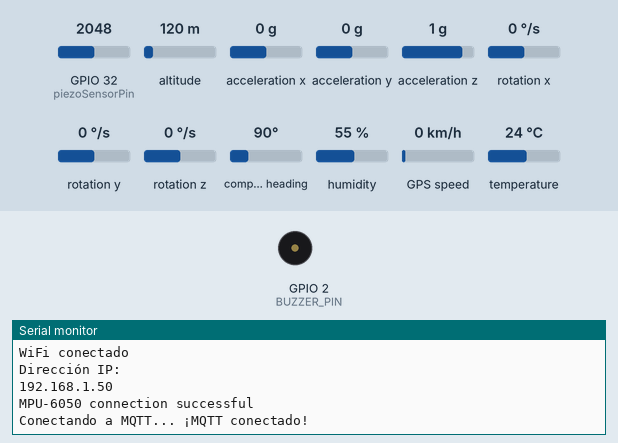
Simulated run of this sketch. Board: ESP32. Parts: buzzer (waves = sounding, pin HIGH), the last lines printed to the serial monitor. The inputs (shaded band) are chosen by the test bench; at power-on: acceleration z 1 g, acceleration x 0 g, GPIO 32 (piezoSensorPin) = 2048, altitude 120 m, acceleration y 0 g, rotation x 0 °/s, rotation y 0 °/s, rotation z 0 °/s, compass heading 90°, humidity 55 %, GPS speed 0 km/h, temperature 24 °C. WiFi joins after 1.5 s; servers stay silent unless stated; the GPS gets a fix after 3 s at 37.7749, -122.4194 with 8 satellites; no MQTT or app messages arrive unless stated.

Above: at 4.7 s.
4.8 s: acceleration z set to 0 g
At 14.0 s:
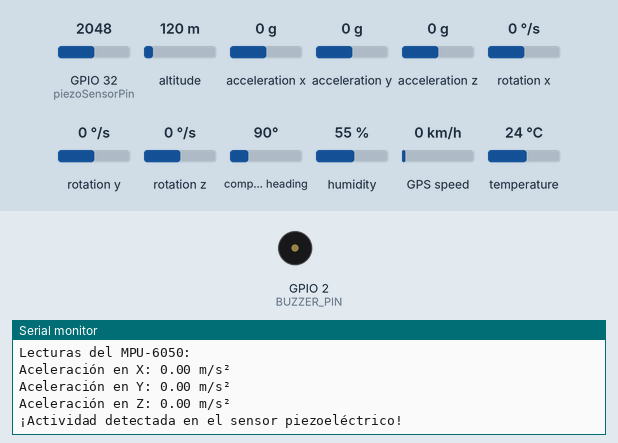
15.1 s: acceleration x set to -1.4 g
At 29.9 s:
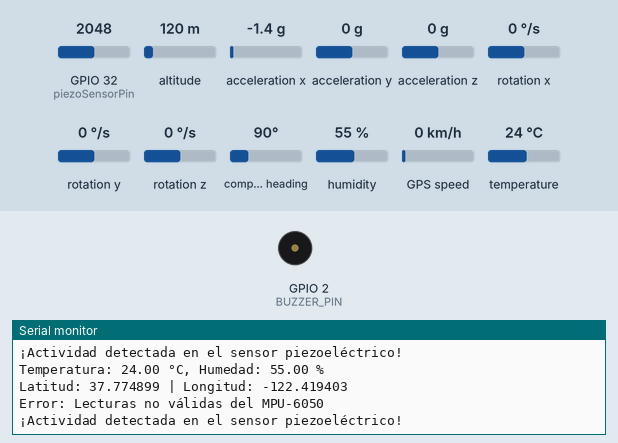

The sketch:

codigoESP32.ino
```cpp
#include <Wire.h>
#include <TinyGPS++.h>
#include <HardwareSerial.h>
#include <WiFi.h>
#include <Adafruit_MQTT.h>
#include <Adafruit_MQTT_Client.h>
#include <DHT.h>
#include <MPU6050.h>

//Pines
//Pines GPS
#define RX_PIN 16
#define TX_PIN 17
HardwareSerial gpsSerial(2);
TinyGPSPlus gps;

//Pines Temperatura y Humedad
#define DHTPIN 4
#define DHTTYPE DHT11
DHT dht(DHTPIN, DHTTYPE);

//Pin Vibracion
#define VIBRATION_PIN 5

//Pin Piezoelectrico
const int piezoSensorPin = 32;
const int umbralActividad = 1700;

//Acelerometro
MPU6050 mpu;

//Pin Buzzer
#define BUZZER_PIN 2
void MQTTsubCallback(char *data, uint16_t len) {
  // Convertir el dato recibido a un entero
  int value = atoi(data);

  // Si el valor es 1, encender el buzzer
  if (value == 1) {
    encenderBuzzer(1000);
  }
  // Si el valor es 0, apagar el buzzer
  else if (value == 0) {
    apagarBuzzer();
  }
}

//Conexiones Wifi y Adafruit
#define WLAN_SSID       "pocox5"
#define WLAN_PASS       "34567890"
#define AIO_SERVER      "io.adafruit.com"
#define AIO_SERVERPORT  1883
#define AIO_USERNAME    "Kiilver"
#define AIO_KEY         "aio_mjOU46kWDd8tSrJvwTSLkVxxhg3g"
#define AIO_GROUP       "correa-inteligente"

WiFiClient client;
Adafruit_MQTT_Client mqtt(&client, AIO_SERVER, AIO_SERVERPORT, AIO_USERNAME, AIO_KEY);
Adafruit_MQTT_Publish temperaturaValue = Adafruit_MQTT_Publish(&mqtt, AIO_USERNAME "/feeds/" AIO_GROUP "temperatura");
Adafruit_MQTT_Publish humedadValue = Adafruit_MQTT_Publish(&mqtt, AIO_USERNAME "/feeds/" AIO_GROUP "humedad");
Adafruit_MQTT_Publish vibracionValue = Adafruit_MQTT_Publish(&mqtt, AIO_USERNAME "/feeds/" AIO_GROUP "vibracion");
Adafruit_MQTT_Publish latitudValue = Adafruit_MQTT_Publish(&mqtt, AIO_USERNAME "/feeds/" AIO_GROUP "latitud");
Adafruit_MQTT_Publish longitudValue = Adafruit_MQTT_Publish(&mqtt, AIO_USERNAME "/feeds/" AIO_GROUP "longitud");
Adafruit_MQTT_Publish aceleracionXValue = Adafruit_MQTT_Publish(&mqtt, AIO_USERNAME "/feeds/" AIO_GROUP "aceleracionX");
Adafruit_MQTT_Publish aceleracionYValue = Adafruit_MQTT_Publish(&mqtt, AIO_USERNAME "/feeds/" AIO_GROUP "aceleracionY");
Adafruit_MQTT_Publish aceleracionZValue = Adafruit_MQTT_Publish(&mqtt, AIO_USERNAME "/feeds/" AIO_GROUP "aceleracionZ");
Adafruit_MQTT_Publish actividadPiezoValue = Adafruit_MQTT_Publish(&mqtt, AIO_USERNAME "/feeds/" AIO_GROUP "piezoelectrico");
Adafruit_MQTT_Publish buzzerValue = Adafruit_MQTT_Publish(&mqtt, AIO_USERNAME "/feeds/" AIO_GROUP "buzzer");
Adafruit_MQTT_Subscribe buzzerSubscribe = Adafruit_MQTT_Subscribe(&mqtt, AIO_USERNAME "/feeds/" AIO_GROUP "buzzer");

bool connectedToWiFi = false;

void setup() {
  mpu.reset();
  Wire.begin();
  Wire.setClock(100000);
  Serial.begin(115200);
  delay(1000);
  Serial.print("Conectando a ");
  Serial.println(WLAN_SSID);
  if (!connectedToWiFi) {
    WiFi.begin(WLAN_SSID, WLAN_PASS);
    while (WiFi.status() != WL_CONNECTED) {
      delay(500);
      Serial.print(".");
    }
    Serial.println();
    Serial.println("WiFi conectado");
    Serial.println("Dirección IP: ");
    Serial.println(WiFi.localIP());
    connectedToWiFi = true;
  }
  //Iniciar GPS y Acelerometro
  gpsSerial.begin(9600);
  mpu.initialize();
  delay(1000);

  if (!mpu.testConnection()) {
    Serial.println("MPU-6050 connection failed. Please check your connections.");
  }
  else{
      Serial.println("MPU-6050 connection successful");
  }

  ledcSetup(0, 5000, 8);  // Canal 0, frecuencia 5000 Hz, resolución de 8 bits
  ledcAttachPin(BUZZER_PIN, 0);
  buzzerSubscribe.setCallback(MQTTsubCallback);
  mqtt.subscribe(&buzzerSubscribe);

}

void loop() {
  MQTT_connect();
  mqtt.processPackets(10000);
  //Temperatura y humedad
  float temperatura = dht.readTemperature();
  float humedad = dht.readHumidity();
  if (!isnan(temperatura) && !isnan(humedad)) {
    Serial.print("Temperatura: ");
    Serial.print(temperatura);
    Serial.print(" °C, Humedad: ");
    Serial.print(humedad);
    Serial.println(" %");

    temperaturaValue.publish(temperatura);
    humedadValue.publish(humedad);
  } else {
    Serial.println("Error al leer el sensor DHT11");
  }

  //GPS
  while (gpsSerial.available() > 0) {
    char c = gpsSerial.read();
    gps.encode(c);  // Alimenta cada carácter al objeto TinyGPS++
  }

  if (gps.location.isUpdated()) {
    float latitude = gps.location.lat();
    float longitude = gps.location.lng();

    Serial.print("Latitud: ");
    Serial.print(latitude, 6);
    Serial.print(" | Longitud: ");
    Serial.println(longitude, 6);

    latitudValue.publish(latitude);
    longitudValue.publish(longitude);
  }
  else {
    Serial.println("Error al leer GPS");
  }
  if (gps.charsProcessed() < 10) {
    delay(100);
  }

  //Acelerometro
  int16_t ax_raw, ay_raw, az_raw;
  mpu.getAcceleration(&ax_raw, &ay_raw, &az_raw);
    // Factores de escala
    const float factorAceleracion = 9.81 / 16384.0;  // 1 g = 9.81 m/s², 1 g = 16384 LSB

    // Lecturas convertidas a unidades más comprensibles
    float aceleracionX = ax_raw * factorAceleracion;
    float aceleracionY = ay_raw * factorAceleracion;
    float aceleracionZ = az_raw * factorAceleracion;

    // Verificar si las lecturas son válidas antes de publicar
    if ((ax_raw == 0) && (ay_raw == 0) && (az_raw == 0)) {
      Serial.println("Lecturas del MPU-6050:");
      Serial.print("Aceleración en X: "); Serial.print(aceleracionX); Serial.println(" m/s²");
      Serial.print("Aceleración en Y: "); Serial.print(aceleracionY); Serial.println(" m/s²");
      Serial.print("Aceleración en Z: "); Serial.print(aceleracionZ); Serial.println(" m/s²");

      // Publicar las lecturas
      aceleracionXValue.publish(aceleracionX);
      aceleracionYValue.publish(aceleracionY);
      aceleracionZValue.publish(aceleracionZ);
    } else {
      Serial.println("Error: Lecturas no válidas del MPU-6050");
      }

  //Vibracion
  //int valorVibracion = digitalRead(VIBRATION_PIN);
  //vibracionValue.publish(valorVibracion);

  //Piezoelec
  int valorPiezo = analogRead(piezoSensorPin);
  // Verificar si el valor leído en el sensor piezoeléctrico es válido
  if (!isnan(valorPiezo)) {
    // Comprobar si el valor leído supera el umbral en el sensor piezoeléctrico
    if (valorPiezo > umbralActividad) {
      Serial.println("¡Actividad detectada en el sensor piezoeléctrico!");
        actividadPiezoValue.publish(valorPiezo);
    }
  } else {
    Serial.println("Error: Lectura no válida en el sensor piezoeléctrico");
  }


  delay(5000);
}

void MQTT_connect() {
  int8_t ret;

  if (mqtt.connected()) {
    return;
  }

  Serial.print("Conectando a MQTT... ");

  uint8_t retries = 3;
  while ((ret = mqtt.connect()) != 0) {
    Serial.println(mqtt.connectErrorString(ret));
    Serial.println("Reintentando conexión MQTT en 5 segundos...");
    mqtt.disconnect();
    delay(5000);
    retries--;
    if (retries == 0) {
      while (1);
    }
  }
  Serial.println("¡MQTT conectado!");
}
void encenderBuzzer(int frecuencia) {
  int buzzerEstado = 1;
  while( buzzerEstado == 1){
    tone(BUZZER_PIN, frecuencia);
  delay(200);
  noTone(BUZZER_PIN);
  delay(200);
  // Comprobar si se ha recibido un nuevo dato de Adafruit IO
    if (mqtt.readSubscription(100)) {
      // Si se ha recibido, actualizar el valor de buzzerEstado
      buzzerEstado = atoi((char *)buzzerSubscribe.lastread);
    }
  }

}
void apagarBuzzer() {
  noTone(BUZZER_PIN);
}
```

Measured:
- after the input at 4.8 s, the serial monitor: prints a new line after 8.8 s (image 1)
- after the input at 15.1 s, the serial monitor: prints a new line after 13.6 s (image 2)
